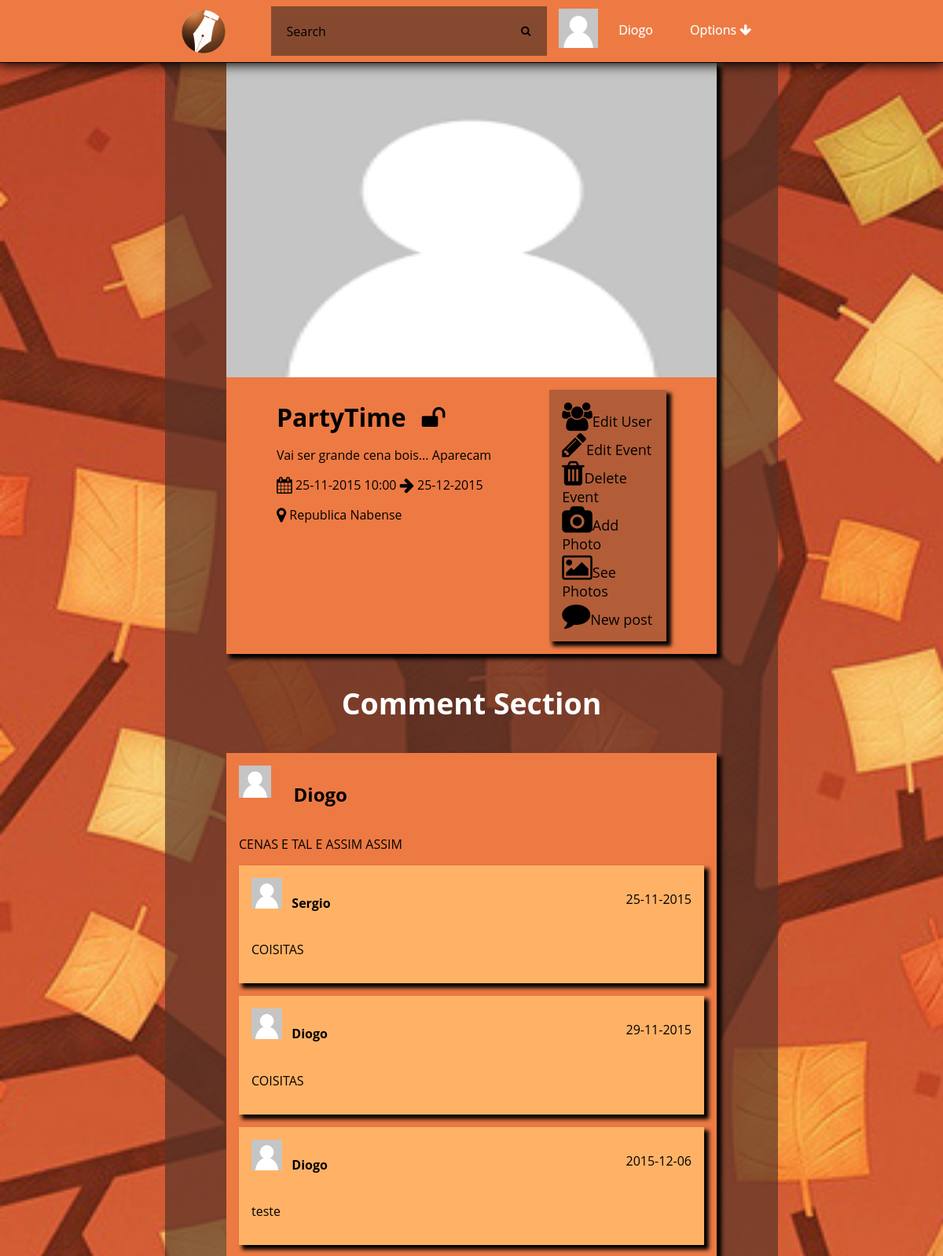
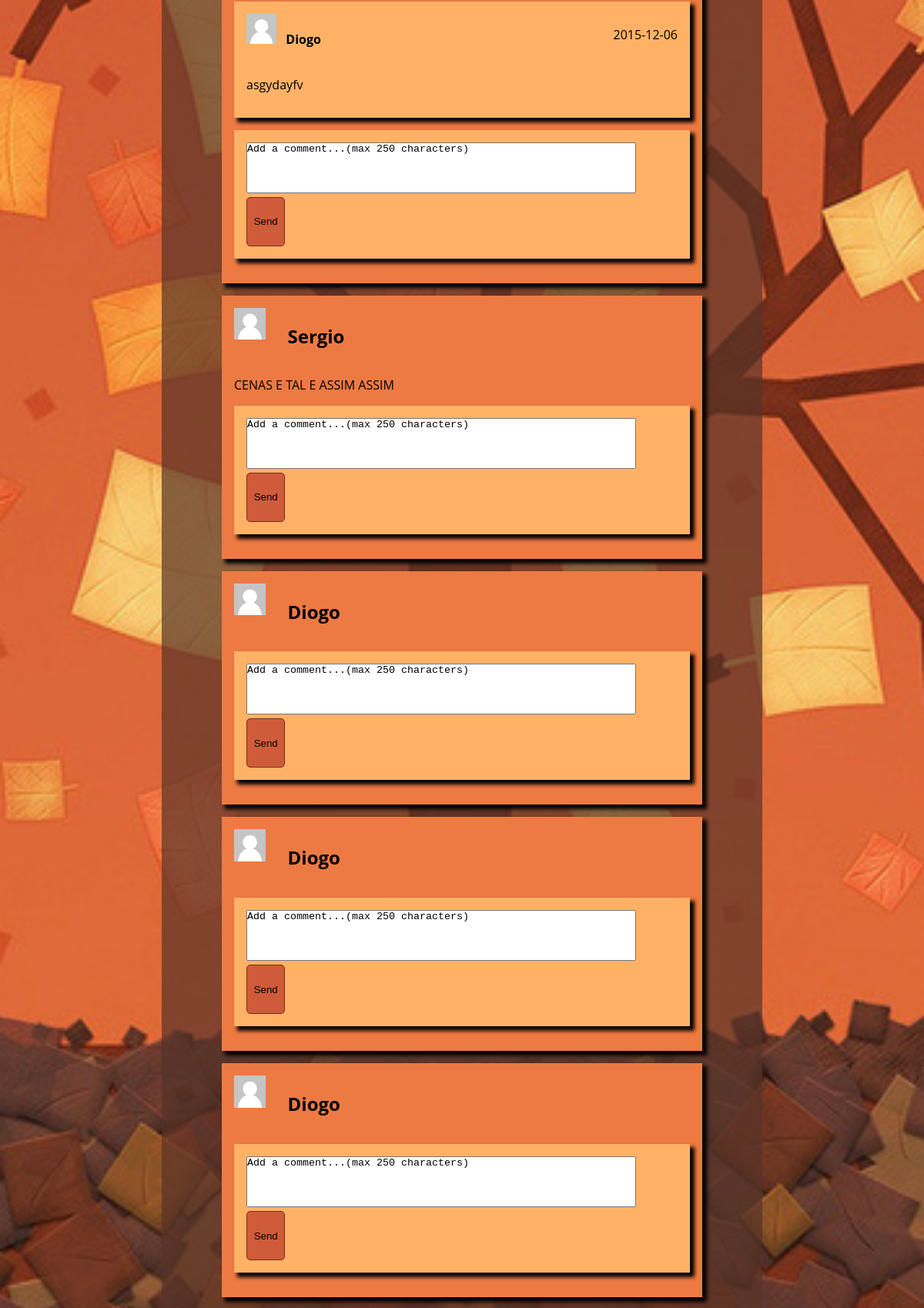
Page /event.php?id=1 (signed in, upper part) on the committed database (2 pictures, top to bottom).
### tables this page shows
CREATE TABLE Photo(
	idPhoto INTEGER PRIMARY KEY,
	path TEXT,
	uploadDate DATE
);

CREATE TABLE User(
	idUser INTEGER PRIMARY KEY,
	loginId TEXT NOT NULL,
	password TEXT NOT NULL,
	email TEXT NOT NULL,
	name TEXT,
	birthday DATE,
	idPhoto REFERENCES Photo(idPhoto)	
);

CREATE TABLE Event(
	idEvent INTEGER PRIMARY KEY,
	nameEvent TEXT NOT NULL,
	creationDate DATE NOT NULL,
	endDate DATE NOT NULL,
	local TEXT NOT NULL,
	public BOOLEAN,
	type TEXT,
	description TEXT,
	hour TEXT,
	idPhoto INTEGER REFERENCES Photo(idPhoto),
	idOwner INTEGER REFERENCES User(idUser)
);

CREATE TABLE Post(
	idPost INTEGER PRIMARY KEY,
	idEvent INTEGER REFERENCES Event(idEvent) ON DELETE CASCADE,
	idUser INTEGER REFERENCES User(idUser) ON DELETE CASCADE,
	info TEXT
);

CREATE TABLE Comment (
	idComment INTEGER PRIMARY KEY,
	idPost INTEGER REFERENCES Post(idPost) ON DELETE CASCADE,
	idUser INTEGER REFERENCES User(idUser) ON DELETE CASCADE,
	commentText TEXT NOT NULL,
	creationDate DATE DEFAULT (date('now'))
);

### databaseConnection.php (called while the page is built, shortened)
<?php
function getEvent($id){
    $pathDatabase='sqlite:'.__DIR__.'/event.db';
    $db = new PDO($pathDatabase);
    $stmt=$db->prepare("SELECT Event.*,Photo.path FROM Event,Photo WHERE Event.idEvent=:id AND Event.idPhoto=Photo.idPhoto");
    $stmt->bindParam(':id',$id,PDO::PARAM_INT);
    $stmt->execute();
    $result = $stmt->fetchAll();
    return $result[0];
}
function hasAccess($id){
    $pathDatabase='sqlite:'.__DIR__.'/event.db';
    $db = new PDO($pathDatabase);
    $stmt=$db->prepare("SELECT * FROM UserEvent WHERE idUser=:id AND idEvent=:idEvent");
    $stmt->bindParam(':id',$_SESSION["userId"],PDO::PARAM_INT);
    $stmt->bindParam(':idEvent',$id,PDO::PARAM_INT);
    $stmt->execute();
    $result = $stmt->fetchAll();
    if(count($result)>0){
        return true;
    }else return false;
}
function isAdmin($idEvent,$idAdmin){
    $pathDatabase='sqlite:'.__DIR__.'/event.db';
    $db = new PDO($pathDatabase);
    $stmt=$db->prepare("SELECT * FROM Event WHERE idOwner=:idAdmin AND idEvent=:idEvent;");
    $stmt->bindParam(':idAdmin',$idAdmin,PDO::PARAM_INT);
    $stmt->bindParam(':idEvent',$idEvent,PDO::PARAM_INT);
    $stmt->execute();
    $result = $stmt->fetchAll();
    if(count($result)>0){
        return true;
    }else return false;
}
function getUser($userId){
    $pathDatabase='sqlite:'.__DIR__.'/event.db';
    $db = new PDO($pathDatabase);
    $stmt=$db->prepare("SELECT * FROM User WHERE User.idUser=:userid");
    $stmt->bindParam(':userid',$userId,PDO::PARAM_INT);
    $stmt->execute();
    $result = $stmt->fetchAll();
     if($result>0){
        return $result[0];
    }else return false;
}
function getUserImagePath($userId){
    $pathDatabase='sqlite:'.__DIR__.'/event.db';
    $db = new PDO($pathDatabase);
    $stmt=$db->prepare("SELECT Photo.path FROM Photo,User WHERE Photo.idPhoto=User.idPhoto AND User.idUser=:userid");
    $stmt->bindParam(':userid',$userId,PDO::PARAM_INT);
    $stmt->execute();
    $result = $stmt->fetchAll();
     if($result>0){
        return $result[0][0];
    }else return false;
}
function getUser2($userId){
    $pathDatabase='sqlite:'.__DIR__.'/event.db';
    $db = new PDO($pathDatabase);
    $stmt=$db->prepare("SELECT * FROM User WHERE idUser=:userid;");
    $stmt->bindParam(':userid',$userId,PDO::PARAM_INT);
    $stmt->execute();
    $result = $stmt->fetch();
    return $result;
}
function getAllPosts($id){
    $pathDatabase='sqlite:'.__DIR__.'/event.db';
    $db = new PDO($pathDatabase);
    $stmt=$db->prepare("SELECT * FROM Post WHERE idEvent=:id");
    $stmt->bindParam(':id',$id,PDO::PARAM_INT);
    $stmt->execute();
    $result = $stmt->fetchAll();
    return $result;
}
function getAllComments($id){
    $pathDatabase='sqlite:'.__DIR__.'/event.db';
    $db = new PDO($pathDatabase);
    $stmt=$db->prepare("SELECT * FROM Comment WHERE idPost=:id");
    $stmt->bindParam(':id',$id,PDO::PARAM_INT);
    $stmt->execute();
    $result = $stmt->fetchAll();
    return $result;
}
function getPhoto($idPhoto){
    $db = new PDO('sqlite:event.db');
     $db->setAttribute(PDO::ATTR_DEFAULT_FETCH_MODE, PDO::FETCH_ASSOC);
    $db->setAttribute(PDO::ATTR_ERRMODE, PDO::ERRMODE_EXCEPTION);
    $stmt = $db->prepare("SELECT * FROM Photo WHERE idPhoto=:id");
    $stmt->bindParam(':id',$idPhoto,PDO::PARAM_STR);
    $stmt->execute();
    $result = $stmt->fetch();
    return $result;
}
?>

### event.php (the view, shortened to what this page needs)
	<?php
	include_once('header.php');
	include_once('utils.php');
	if(!isset($_GET["id"]) ){
		displayError();
	}else if(!hasAccess($_GET["id"]) && !isPublic($_GET["id"])){
			displayError();
	}else{
		$result=getEvent($_GET["id"]);
		$posts=getAllPosts($_GET["id"]);
		getEventPageCard($result);
		?>
		<div class="options">
				<?php if(isAdmin($_GET["id"],$_SESSION["userId"])){?>
					<label id="addUser"><i class="fa fa-users fa-2x"></i> Edit User</label>
					<label id="editEvent"><i class="fa fa-pencil fa-2x"></i> Edit Event</label>
					<label id="deleteEvent"><i class="fa fa-trash fa-2x"></i> Delete Event</label>
					<label id="addPhoto"><i class="fa fa-camera fa-2x"></i> Add Photo</label>
					<label id="seePhotos"><i class="fa fa-picture-o fa-2x"></i> See Photos</label>
					<label id="newpost"><i class="fa fa-comment fa-2x"></i> New post<label>
				<?php }else if(goesEvent($_GET["id"],$_SESSION["userId"])){?>
					<label id="Users"><i class="fa fa-users fa-2x"></i> See User</label>
					<label id="seePhotos"><i class="fa fa-picture-o fa-2x"></i> See Photos</label>
					<label id="newpost"><i class="fa fa-comment fa-2x"></i><label>
				<?php }else if(hasAccess($_GET["id"])){?>
					<label id="accept"><i class="fa fa-check fa-2x"></i> Accept</label>
					<label id="decline"><i class="fa fa-times fa-2x"></i> Decline</label>
				<?php }else if(isPublic($_GET["id"])){?>
					<label id="autoInvite"><i class="fa fa-check fa-2x"></i> Want to go</label>
				<?php } ?>
			</div>
		</div>
	</div>
	<div id="postSection">
		<div id="postHeader">
			<h3 id="cmt">Comment Section</h3>
		</div>
		<?php
		foreach ($posts as $post) {
			$user=getUser2($post['idUser']);
			$userPhoto=getPhoto($user['idPhoto']);
			$comments=getAllComments($post['idPost']);
		?>
		<div class="post">
			<div class="postHeader">
				<img id="profilePhoto" src="<?php echo $userPhoto['path'] ?>">
				<h2 id="user"><?php echo $user['name'] ?></h4>
			</div>
			<p id="info1"><?php echo $post['info'] ?></p>
			<?php
				foreach ($comments as $comment) {
					$cmtUser=getUser($comment['idUser']);
					$userPhoto=getPhoto($cmtUser['idPhoto']);
			?>
				<div class="comment">
					<div class="commentHeader">
					<img id="profilePhoto" src="<?php echo $userPhoto['path'] ?>">
					<h4 id="user"><?php echo $cmtUser['name'] ?></h4>
					<p id="date"><?php echo $comment['creationDate']?></p>
					</div>
					<p id="info"><?php echo $comment['commentText'] ?></p>
				</div>
			<?php } ?>
			<div class="newCmt">
				<form action="addComment.php?id=askas" method="get">
					<textarea id="commentText" name="comment" rows="3" cols="85" maxlength="250" placeholder="Add a comment...(max 250 characters)" required></textarea>
					<button id="button" type="Submit" value="Send">Send</button>
				</form>
			</div>
		</div>
		<?php } ?>
	</div>
	<?php
	 }
	include_once('footer.php');
?>

### header.php (shortened to what this page needs)
<?php
	include_once 'databaseConnection.php';
?>
<!DOCTYPE html>
<html>
<head>
    <link rel="stylesheet" href="http://cdnjs.cloudflare.com/ajax/libs/font-awesome/4.4.0/css/font-awesome.min.css">
    <link rel="stylesheet" type="text/css" href="css/eventManager.css">
	<link rel="stylesheet" type="text/css" href="css/sweetalert.css">
</head>
<body>
	<div id="hmenu">
		<div id="containerNavBar">
			<ul class="nav">
				<a href="index.php"><img id="logo" src="static/website/logo.png"></img>
				</a>
				<li id="search">
					<form action="eventSearchPage.php" method="get">
						<input type="text" name="search_text" id="search_text" placeholder="Search" />
						<button type="submit" id="search_button"><i class="fa fa-search"></i></button>
					</form>
				</li>
				<li id="options">
					<a href="#">Options  <i class="fa fa-arrow-down"></i></a>
				</li>
				<li id="profile">
					<div class="profileButton">
						<div class ="profileButtonImage">
							<img src= <?php echo getUserImagePath($_SESSION['userId']); ?> style="width:50px;height:50px;">
						</div>
						<div class="profileButtonText">
							<a href="profile.php"> <?php echo getUser($_SESSION['userId'])['name'] ?> </a>
						</div>
					</div>
				</li>
			</ul>
		</div>
	</div>
	<div class="wrapper">

### utils.php (shortened to what this page needs)
<?php
function getEventPageCard($event){
    ?>
    <div class="cardEventPage" id="event<?php echo $event['idEvent']?>">
    <div class="imgContainerPage">
    <img src="<?php echo $event["path"]?>" />
    </div>
    <div class="eventInfo">
    <div class="eventInfoContent">
    <div class="name">
    <h1><?php echo $event['nameEvent']?></h1> <?php if($event["public"]){echo "<i class=\"fa fa-unlock fa-2x\"></i>";}else{echo "<i class=\"fa fa-lock fa-2x\"></i>";}?>
    </div>
    <div>
    <p>
    <?php echo $event['description'] ?>
    </p>
    <p>
    <i class="fa fa-calendar fa-lg"></i> <?php echo $event['creationDate']." ".$event["hour"]."  <i class=\"fa fa-arrow-right fa-lg\"></i>  ".$event['endDate'] ?>
    </p>
    <p>
    <i class="fa fa-map-marker fa-lg"></i> <?php echo $event['local'];?>
    </p>
    </div>
    </div>
<?php } ?>

### css/eventManager.css (style rules this page uses)
html { background-image: url('\../static/website/background.jpg'); background-attachment: fixed; background-position:center center; background-size:cover; display: block; box-sizing: border-box; height: 100%; }
body { width: 65%; margin:0 auto; background-color: rgba(88, 52, 40, 0.69); background-size: contain; background-attachment: fixed; box-sizing: border-box; display: block; min-height: 100%; }
div#hmenu { z-index: 1; margin: auto auto; height: 5em; background: #ED7A43; width: 100%; text-align: center; position: fixed; top:0; left:0; border-bottom:1px solid; box-shadow: 0 1px 15px 1px; box-sizing: border-box; }
.newCmt { background-color: #FFB266; margin-top: 1em; margin-bottom: 1em; box-shadow: 5px 5px 5px 1px; padding: 1em; }
.comment { background-color: #FFB266; padding: 1em; margin-top: 1em; box-shadow: 5px 5px 5px 1px; }
.post { margin-top: 1rem; margin-bottom: 1rem; background-color: #ED7A43; padding: 1em; box-shadow: 5px 5px 5px 1px; }
.comment h4#user { display: inline-block; vertical-align: top;margin-left: 0.5em; }
.post img, .post h4 { display: inline-block; }
.comment p#date { float: right; }
.comment img#profilePhoto, .post img#profilePhoto { width: 7%; height: 7%; }
.newCmt textarea#commentText,input { height: 4rem; display: inline-block; resize: none; padding: 0; width: 90%; }
img#logo { height: 80%;width: auto;float: left;margin-left: 1em;border-radius: 50%;margin-right: 1em; }
div#containerNavBar { display: inline-block; width: 65%; height: 100%; margin: auto; box-sizing: border-box; }
.nav { height: 100%; width: 100%; display: inline-block; margin: 0.5em auto; padding: 0; }
.nav li { float: left; list-style-type: none; position: relative; margin: auto 1%; display: inline-block; }
.nav li a { font-size: 16px; color: white; display: block; line-height: 60px; padding: 0 26px; text-decoration: none; font-family: 'Open Sans', sans-serif; text-shadow: 0 0 1px rgba(255, 255, 255, 0.5); }
li#search { width: 45%; height: 80%; margin-left: 5%; }
#search_text { width: 85%; padding: 10px 0 10px 20px; font-size: 16px; font-family: 'Open Sans', sans-serif; border: 0 none; height: 100%; margin-right: 0; color: white; outline: none; background: rgba(88, 52, 40, 0.69); float: left; box-sizing: border-box; transition: all 0.15s; }
#search_button { border: 0 none; background: rgba(88, 52, 40, 0.69) center no-repeat; width: 15%; float: left; padding: 0; text-align: center; height: 100%; cursor: pointer; }
li#profile { width: 15%; }
li#options { float:right; padding: 0; }
#search form { width: 100%; height: 100%; margin: 0 auto; display: inline-block; }
.imgContainerPage { width: 100%; height: 25em; }
.cardEventPage { margin: 0 auto;box-shadow: 5px 5px 5px 1px;font-family: 'Open Sans', sans-serif; }
.imgContainerPage img { width: 100%; height: 100%; }
.eventInfo { background: #ED7A43; margin: 0 auto; padding: 1em 4em 1em 4em; display: table; width: 100%; box-sizing: border-box; }
.eventInfoContent .name h1 { margin: 0 0.5em 0 0; display: inline-block; }
.eventInfoContent { display: table-cell; }
.options { display: table-cell; box-shadow: 5px 5px 5px 1px; background: rgba(178,93,56,1); padding: 1em; width: 30%; }
.options label { cursor: pointer; width: 100%; display: table-row; margin: 0 auto; font-size: large; }
.cardEventPage .name { display: block; width: auto; margin: 0; }
.profileButton { width: 100%; display: table; }
.profileButtonImage { height: 100%; display: table-cell; margin: 0 auto; width: 30%; vertical-align: middle; }
.profileButtonText { width: 50%; display: table-cell; box-sizing: border-box; margin: 0 auto; }
.name i { display: inline-block; }
.wrapper { width: 80%; margin: 0 auto; padding-top: 5em; font-family: 'Open Sans', sans-serif; }
h2#user { display: inline-block; vertical-align: top; margin-left: 1em; }
.newCmt button { display: inline-block; height: 4rem; vertical-align: top; width: 9%; background-color: #D05B3A; box-sizing: border-box; border-radius: 5px; border: 1px solid #762E18; cursor: pointer; }
div#postHeader { font-family: 'Open Sans', sans-serif;font-size: 2rem;color: white;text-align: center; }

### rows in the picture
photo: path (placeholder picture)
user: name "Diogo"
event: idPhoto.path (placeholder picture), nameEvent "PartyTime", description "Vai ser grande cena bois... Aparecam", creationDate "25-11-2015", hour "10:00", endDate "25-12-2015", local "Republica Nabense"
post: photo.path (placeholder picture), idUser.name "Diogo", info "CENAS E TAL E ASSIM ASSIM"
comment: photo.path (placeholder picture), idUser.name "Sergio", creationDate "25-11-2015", commentText "COISITAS"
comment: photo.path (placeholder picture), idUser.name "Diogo", creationDate "29-11-2015", commentText "COISITAS"
comment: photo.path (placeholder picture), idUser.name "Diogo", creationDate "2015-12-06", commentText "teste"
comment: photo.path (placeholder picture), idUser.name "Diogo", creationDate "2015-12-06", commentText "asgydayfv"
post: photo.path (placeholder picture), idUser.name "Sergio", info "CENAS E TAL E ASSIM ASSIM"
post: photo.path (placeholder picture), idUser.name "Diogo"
post: photo.path (placeholder picture), idUser.name "Diogo"
post: photo.path (placeholder picture), idUser.name "Diogo"
